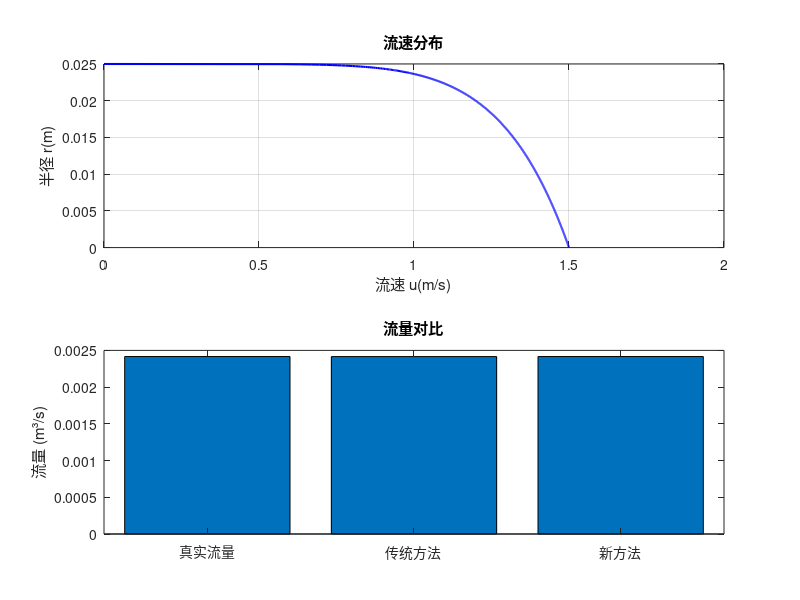

This figure's MATLAB source:
%% 超声波流量计传统方法 vs 新方法对比仿真
% 传统方法：线速度平均 + 校正因子
% 新方法：积分速度分布直接计算面平均速度
clc; clear; close all;

%% 参数设置
D = 0.05;            % 管道内径 (m)
R = D/2;             % 管道半径 (m)
c = 1482;            % 声速 (m/s)
theta = 45;          % 超声波传播角度 (度)
theta_rad = deg2rad(theta);
nu = 1.007e-6;       % 水的运动粘度 (m²/s)
rho = 1000;          % 水密度 (kg/m³)
u_m = 1.5;           % 平均流速 (m/s)
N = 1000;            % 径向离散点数

%% 计算雷诺数和流动状态
Re = (u_m * D) / nu;
if Re <= 2000
    flow_type = 'laminar';
elseif Re >= 4000
    flow_type = 'turbulent';
else
    flow_type = 'transition';
end
fprintf('雷诺数 Re = %.2e, 流动状态: %s\n', Re, flow_type);

%% 生成速度分布模型
r = linspace(0, R, N);       % 径向坐标
s = r / R;                   % 归一化半径
dr = R / (N-1);              % 微元厚度

switch flow_type
    case 'laminar'
        % 层流：抛物线分布 (u = 2u_m(1 - (r/R)^2))
        u = 2 * u_m * (1 - s.^2);
        
    case 'turbulent'
        % 湍流：指数分布 (u = u_m(1 - r/R)^(1/n))
        % 根据Re插值获取n（论文表1数据）
        Re_table = [4e3, 2.56e4, 1.05e5, 2.06e5, 3.2e5, 3.84e5, 4.28e5];
        n_table = [6.0, 7.0, 7.3, 8.0, 8.3, 8.5, 8.6];
        n = interp1(Re_table, n_table, Re, 'linear', 'extrap');
        u = u_m * (1 - s).^(1/n);
        
    otherwise
        error('过渡流暂未实现');
end

%% 真实流量计算（积分速度分布）
Q_real = 2*pi * trapz(r, u .* r);  % 积分: Q = ∫(0到R) u(r) * 2πr dr

%% 传统方法：线速度平均 + 校正因子
% 步骤1：计算线平均速度v_L（假设超声波路径为直径）
v_L = mean(u);  % 传统方法假设线速度为路径平均

% 步骤2：应用校正因子得到面平均速度v_S
switch flow_type
    case 'laminar'
        k = 0.75;  % 层流校正因子
    case 'turbulent'
        k = 2*n / (2*n + 1);  % 湍流校正因子
end
v_S_traditional = k * v_L;

% 步骤3：计算流量
Q_traditional = pi * R^2 * v_S_traditional;

%% 新方法：积分速度分布直接计算面平均速度
% 步骤1：计算每个微元的传播时间差dΔT
% 时差法公式：ΔT = (2R/(u_m sinθ cosθ)) * ∫[1/(K - u/u_m) - 1/(K + u/u_m)] ds
K = c / (u_m * cos(theta_rad));
integrand = (1./(K - u/u_m) - 1./(K + u/u_m));
DeltaT = (2*R/(u_m * sin(theta_rad)*cos(theta_rad))) * trapz(s, integrand);

% 步骤2：根据ΔT计算线平均速度v_L_new（传统方法假设的ΔT）
v_L_new = (DeltaT * c^2 * sin(theta_rad)) / (4 * R * cos(theta_rad));

% 步骤3：直接积分速度分布得到面平均速度v_S_new
v_S_new = trapz(r, u .* r) * 2 / R^2;  % v_S = (2/R²)∫u(r) r dr

% 步骤4：计算流量
Q_new = pi * R^2 * v_S_new;

%% 结果对比
fprintf('=== 流量对比 ===\n');
fprintf('真实流量 Q_real = %.4f m³/s\n', Q_real);
fprintf('传统方法 Q_traditional = %.4f (误差 %.2f%%)\n', Q_traditional, 100*(Q_traditional-Q_real)/Q_real);
fprintf('新方法    Q_new        = %.4f (误差 %.2f%%)\n', Q_new, 100*(Q_new-Q_real)/Q_real);

%% 可视化
figure;
subplot(2,1,1);
plot(u, r, 'b', 'LineWidth', 1.5);
title('流速分布');
xlabel('流速 u(m/s)'); ylabel('半径 r(m)');
grid on;

subplot(2,1,2);
bar([Q_real, Q_traditional, Q_new]);
set(gca, 'XTickLabel', {'真实流量', '传统方法', '新方法'});
title('流量对比');
ylabel('流量 (m³/s)');

%% 误差分析
error_traditional = abs(Q_traditional - Q_real) / Q_real * 100;
error_new = abs(Q_new - Q_real) / Q_real * 100;
fprintf('\n=== 误差分析 ===\n');
fprintf('传统方法误差: %.2f%%\n', error_traditional);
fprintf('新方法误差:    %.2f%%\n', error_new);
